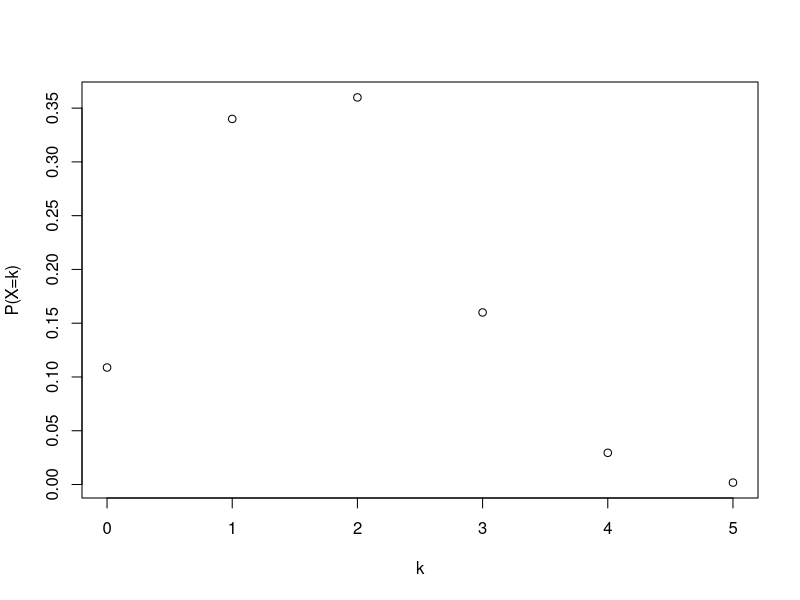
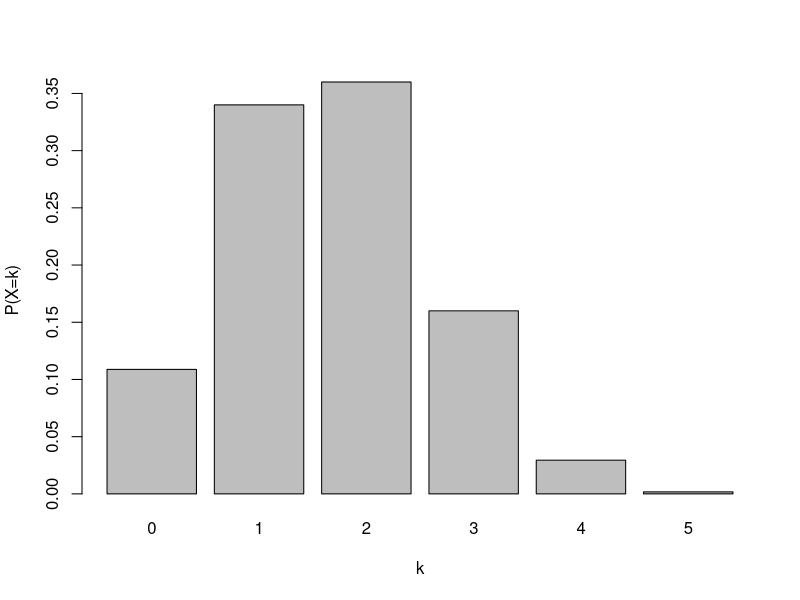
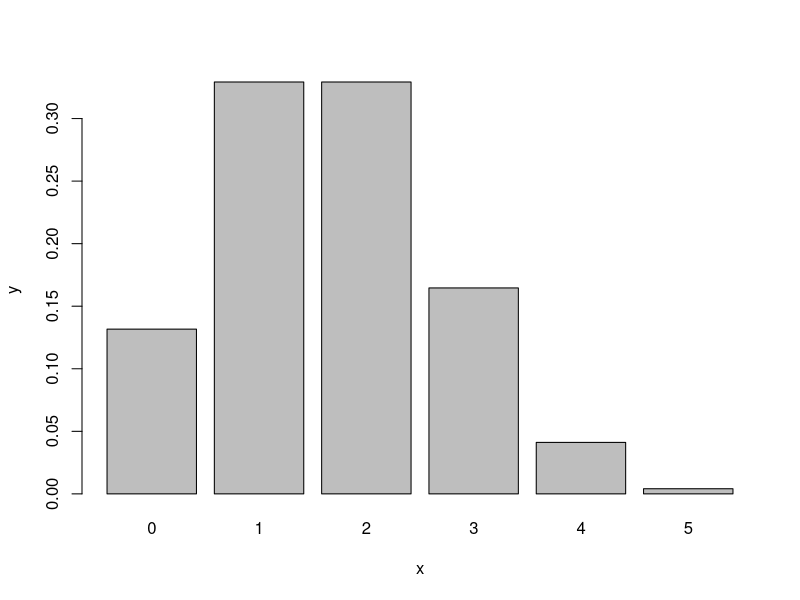
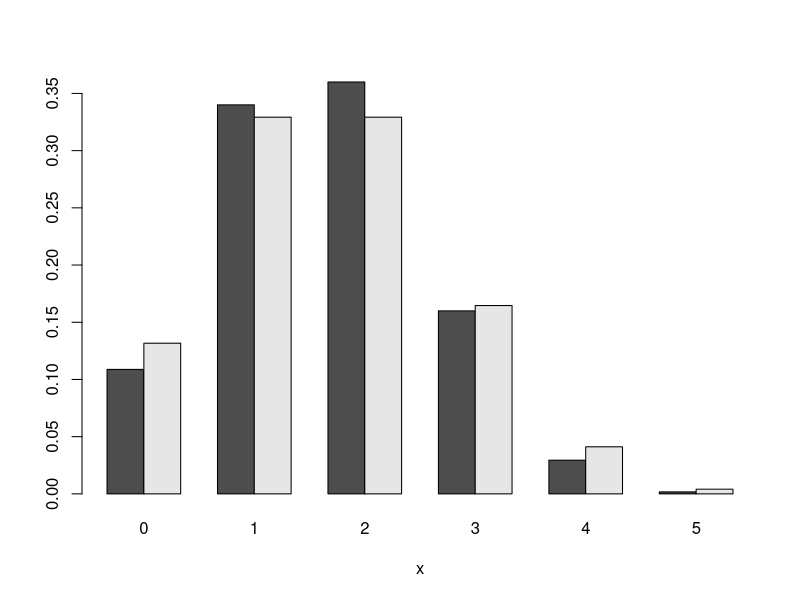
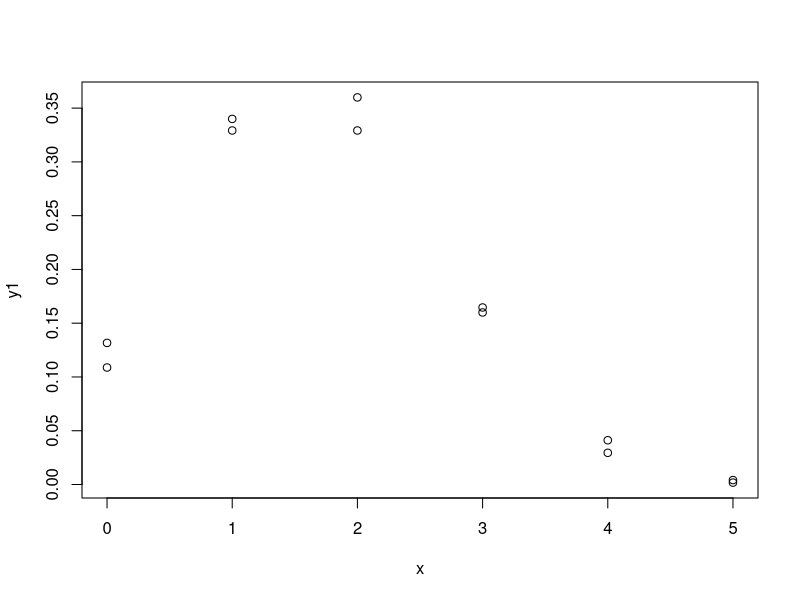
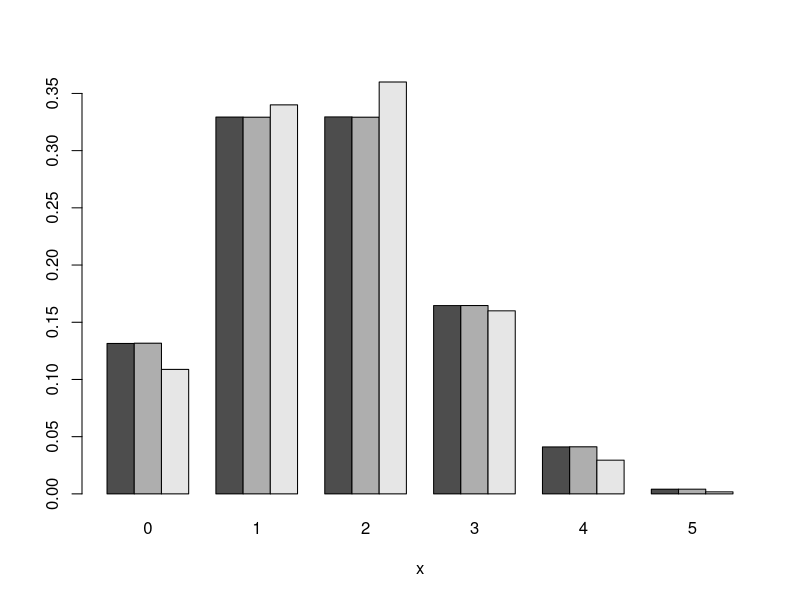

Here is the R script that generated these plots, in order:
# Q1 : X is a discrete RV, red = success, blue = failure

# a) produce the point plot and find that max i.e mode = 2
n <- 30     # total objects available
m <- 10      # total successes available
l <- 5      # total selected
x <- 0:l
y <- c(dhyper(x,m,n-m,l))
plot(x,y, type="p", xlab="k", ylab="P(X=k)")
y[0 +1: 5 +1] # pdf at value k

# b) produce the bar plot
n <- 30     # total objects available
m <- 10      # total successes available
l <- 5      # total selected
x <- 0:l
y <- c(dhyper(x,m,n-m,l))
barplot(y~x, xlab="k", ylab="P(X=k)")
y[0 +1: 5 +1] # pdf at value k

# c) same scenario but WITH replacement i.e binomially
n <- 5     # number of trials = number selected = l
p <- 10/30    # prob of success = possibls successes/ total successes = m/n
x <- 0:5
y <- c(dbinom(x,n,p))
barplot(y~x)
y[x +1] # pdf at value k
dbinom(0:5,5,1/3)
# multimodal at 1 AND 2 because P(X=1)=P(X=2)

# d) compute the DIFFERENCE between probs for WITH and WITHOUT replacement
dhyper(0:5,10,20,5) - dbinom(0:5,5,1/3)

# e) plot the comparison as bar carts AND as line charts side by side
x <- 0:5
y1 <- c(dhyper(0:5,10,20,5))
y2 <- c(dbinom(0:5,5,1/3))
barplot(cbind(y1,y2) ~ x, beside = TRUE)

x <- 0:5
y1 <- c(dhyper(0:5,10,20,5))
y2 <- c(dbinom(0:5,5,1/3))
plot(x,y1, type="p") #alternatively, type="l" for a line graph
lines(x,y2, type="p") #has type="l" by default. adds line over existing plot

# Q2 : Same task but with m=1000, n=3000, l=5

x <- 0:5
y1 <- c(dhyper(0:5,1000,2000,5))  #very large selection pool
y2 <- c(dbinom(0:5,5,1/3))        #binomial (with replacement)
y3 <- c(dhyper(0:5,10,20,5))      #original size selection pool
barplot(cbind(y1,y2,y3) ~ x, beside = TRUE)
#the comparison shows that for large values of n, the effect of replacement is minimal
#the probabilities produced by y1 and y2 are approximately equal